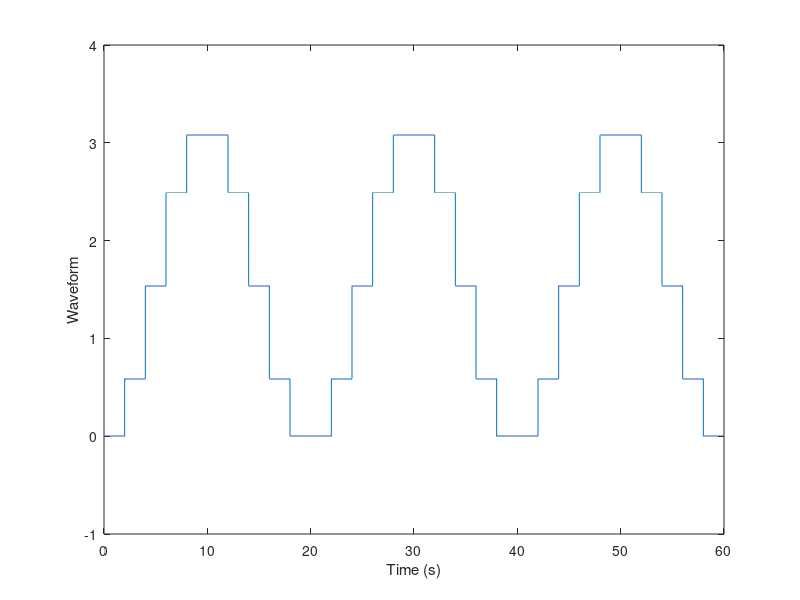

This figure's MATLAB source:
t = 0:1/1e3:60;
d = [0:2:60;sin(2*pi*0.05*(0:2:60))]';
x = @rectpuls(t, w = 1);
y = pulstran(t,d,x);

plot(t,y)
hold off
xlabel('Time (s)')
ylabel('Waveform')